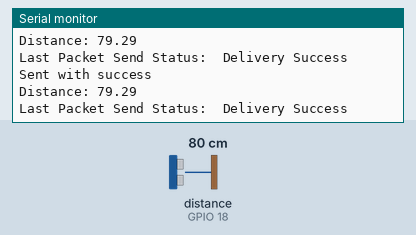
This sketch was run on a simulated ESP32. Shown: the last lines printed to the serial monitor. Wiring (inferred from the names in the program): ultrasonic range finder: trigger GPIO 5; echo GPIO 18. Inputs (shaded band) come from the test bench; at power-on: distance to the obstacle (sensor on GPIO 18) 80 cm. The echo pulse lasts 58.3 µs per cm.

Above: at 2.8 s.
2.9 s: distance to the obstacle (sensor on GPIO 18) set to 2 cm
At 5.2 s:
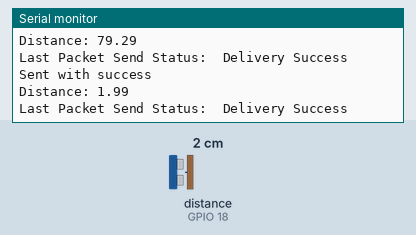
5.6 s: distance to the obstacle (sensor on GPIO 18) set to 4 cm
At 6.8 s:
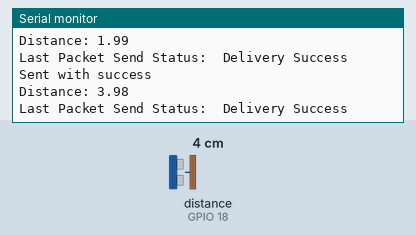
Timing chart, 0 to 8.6 s (numbered marks = the images above; inputs shaded):
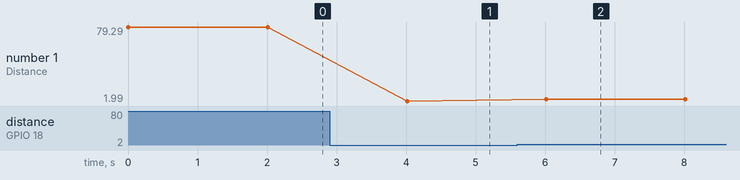

Measured:
- after the input at 2.9 s, the serial monitor: prints a new line after 1.1 s (image 1)
- after the input at 5.6 s, the serial monitor: prints a new line after 0.41 s (image 2)
- plotted number 1: 79.29 → 1.99 after the input at 2.9 s, 1.99 → 3.98 after the input at 5.6 s

The sketch:

sender.ino
```cpp
#include <esp_now.h>
#include <WiFi.h>

// REPLACE WITH YOUR RECEIVER MAC Address
uint8_t broadcastAddress[] = {0x24, 0xDC, 0xC3, 0x44, 0x51, 0x0C};

// pins for HC-SR04
const int trigPin = 5;
const int echoPin = 18;

//define sound speed in cm/uS
#define SOUND_SPEED 0.034
#define CM_TO_INCH 0.393701

long duration;
float distanceCm;

// Structure example to send data
// Must match the receiver structure
typedef struct struct_message {
  float distCm;
} struct_message;

// Create a struct_message called myData
struct_message myData;

esp_now_peer_info_t peerInfo; // info about peer ESP32

// callback when data is sent
void OnDataSent(const uint8_t *mac_addr, esp_now_send_status_t status) {
  Serial.print("\r\nLast Packet Send Status:\t");
  Serial.println(status == ESP_NOW_SEND_SUCCESS ? "Delivery Success" : "Delivery Fail");
}

void setup() {
  // Init Serial Monitor
  Serial.begin(115200);

  // Set device as a Wi-Fi Station
  WiFi.mode(WIFI_STA);

  // Init ESP-NOW
  if (esp_now_init() != ESP_OK) {
    Serial.println("Error initializing ESP-NOW");
    return;
  }

  // Once ESPNow is successfully Init, we will register for Send CB to
  // get the status of Transmitted packet
  esp_now_register_send_cb(esp_now_send_cb_t(OnDataSent));

  // Register peer
  memcpy(peerInfo.peer_addr, broadcastAddress, 6);
  peerInfo.channel = 0;
  peerInfo.encrypt = false;

  // Add peer
  if (esp_now_add_peer(&peerInfo) != ESP_OK){
    Serial.println("Failed to add peer");
    return;
  }

  pinMode(trigPin, OUTPUT); // Sets the trigPin as an Output
  pinMode(echoPin, INPUT); // Sets the echoPin as an Input
}

void loop() {
  // Set values to send
  // Clears the trigPin
  digitalWrite(trigPin, LOW);
  delayMicroseconds(2);
  // Sets the trigPin on HIGH state for 10 micro seconds
  digitalWrite(trigPin, HIGH);
  delayMicroseconds(10);
  digitalWrite(trigPin, LOW);

  // Reads the echoPin, returns the sound wave travel time in microseconds
  duration = pulseIn(echoPin, HIGH);

  // Calculate the distance
  distanceCm = duration * SOUND_SPEED/2;

  // set distCm to the distance we just calculated
  myData.distCm = distanceCm;


  // Send message via ESP-NOW
  esp_err_t result = esp_now_send(broadcastAddress, (uint8_t *) &myData, sizeof(myData));

  if (result == ESP_OK) {
    Serial.println("Sent with success");
    Serial.print("Distance: ");
    Serial.println(distanceCm);
  }
  else {
    Serial.println("Error sending the data");
  }
  delay(2000);
}
```
